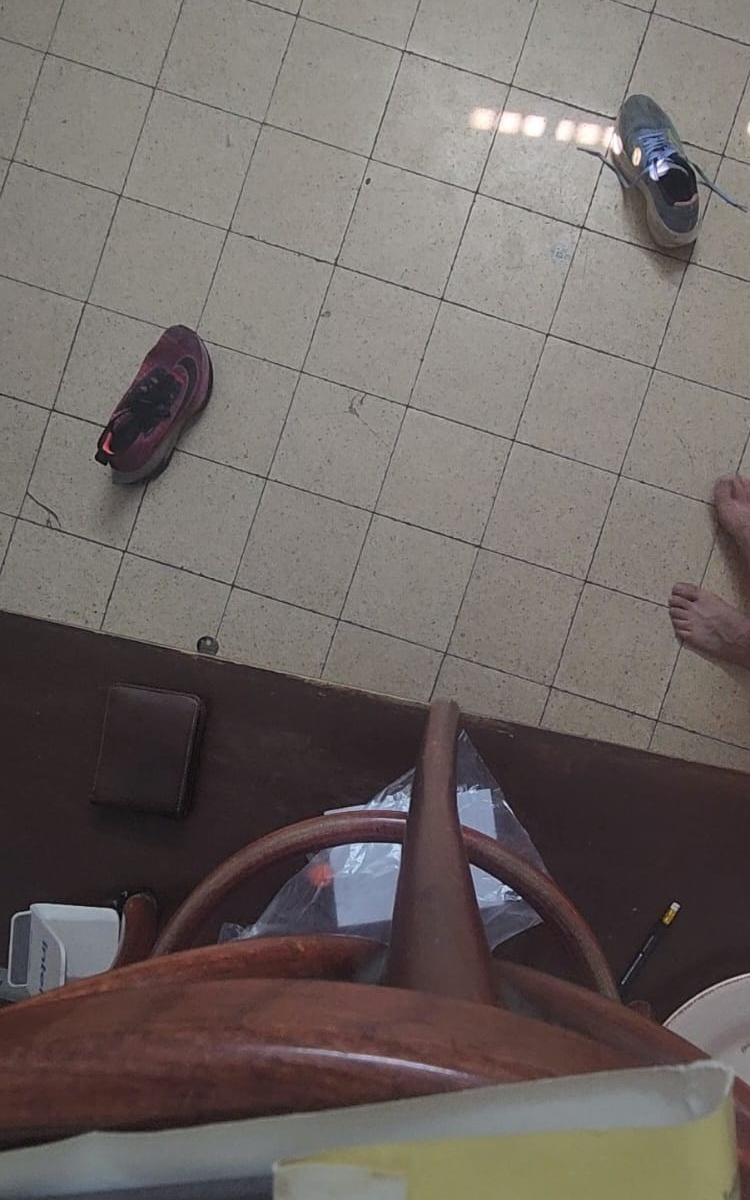
#> input picture scenes/pre_rectified_scenes/scene1_collision/a.jpeg, 750 x 1200 px, given as the content of the folder op/Yehonatan/3D/scenes/pre_rectified_scenes/scene3_collision, which was not available
$ python main.py
#> lines starting #> are read from the running program, lines starting #| are printed output that depends on the picture; after the words box and inside, x2 and y2 are one past the last pixel; in counts of white or black regions, pixels touching at a corner belong together
### cross_ratio_collision/manual_track_points.py

import cv2
import os
import numpy as np
from typing import Tuple, List


def manually_track_ships(scene_dir: str) -> tuple[np.ndarray, np.ndarray]:
    """
    For each image in the scene, let the user manually select one point for each ship.

    Args:
        scene_dir (str): Path to the folder containing the scene images (JPEG/PNG)

    Returns:
        ship_a_points (np.ndarray): Array of shape (N, 2) with tracked points for ship A
        ship_b_points (np.ndarray): Array of shape (N, 2) with tracked points for ship B
    """
    ship_a: List[tuple[int, int]] = []
    ship_b: List[tuple[int, int]] = []

    # Load and sort image files
    files = sorted([f for f in os.listdir(scene_dir)if f.lower().endswith(('.jpg', '.jpeg', '.png'))])

    for fname in files:
        img_path = os.path.join(scene_dir, fname)
        img = cv2.imread(img_path)
#> img is the input picture: shape (1200, 750, 3); mean B, G, R 100.3, 103.4, 111.5
        if img is None:
            print(f"Skipped {fname} (could not load image)")
            continue

        display_img = img.copy()
        points: List[tuple[int, int]] = []

        instructions = (
            "Click on Ship A (red), then Ship B (green). "
            "Press 'u' to undo last click, 'q' to skip image."
        )

        # [7 lines left out: function click_event, not called in this run]

        window_name = "Click on Ship A (red), then Ship B (green)"
        # Create & size the window for each image
        cv2.namedWindow(window_name, cv2.WINDOW_NORMAL)
        cv2.resizeWindow(window_name, 1200, 800)

        # Put overlay text with instructions
        overlay = display_img.copy()
        cv2.putText(overlay, instructions, (30, 40),
                    cv2.FONT_HERSHEY_SIMPLEX, 0.9, (255, 255, 255), 2, cv2.LINE_AA)
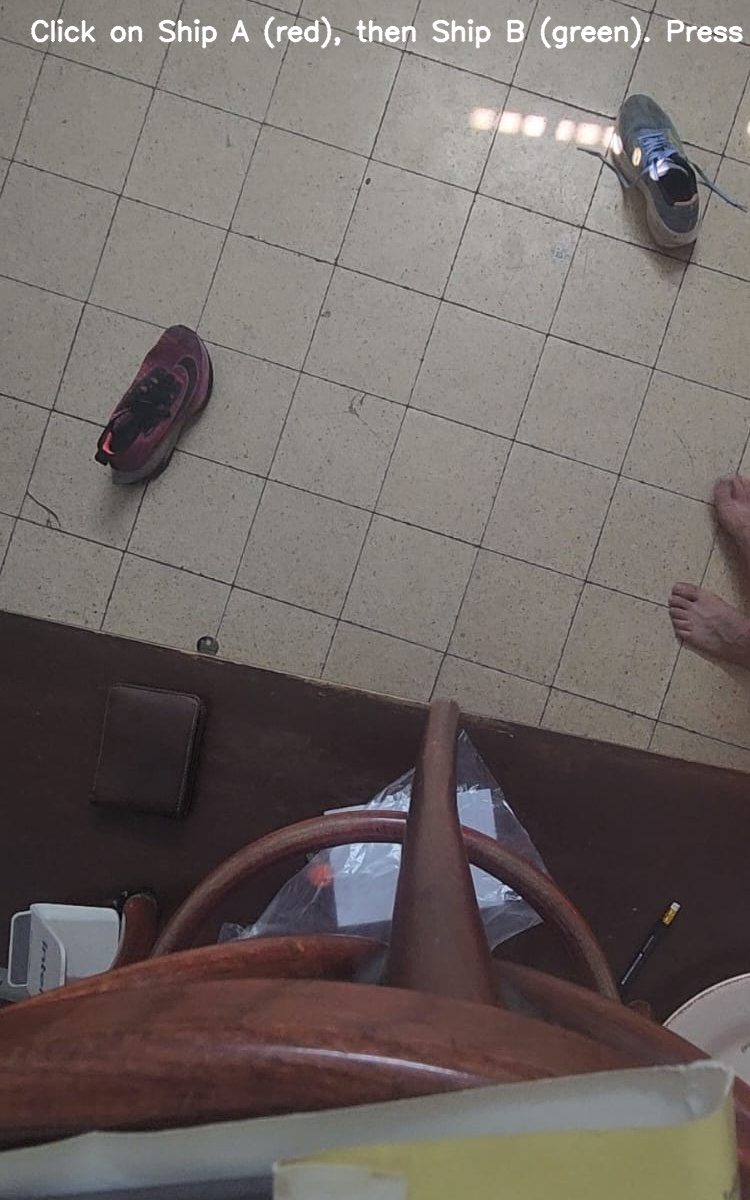
#> overlay: shape (1200, 750, 3); 0.86% of pixels changed, all inside (x1, y1, x2, y2) = (30, 16, 744, 49)
        display_img = overlay

        cv2.imshow(window_name, display_img)
        cv2.setMouseCallback(window_name, click_event)

        print(f"\n📷 {fname}: {instructions}")
        # Wait until two clicks are collected (or 'q' pressed)
        while True:
            key = cv2.waitKey(10) & 0xFF
#> (key q is pressed here)
            if key == ord('q'):
                break
            if key == ord('u'):
                if points:
                    points.pop()
                    display_img = img.copy()
                    overlay = display_img.copy()
                    cv2.putText(overlay, instructions, (30, 40),
                                cv2.FONT_HERSHEY_SIMPLEX, 0.9, (255, 255, 255), 2, cv2.LINE_AA)
                    display_img = overlay
                    for idx, (px, py) in enumerate(points):
                        color = (0, 0, 255) if idx == 0 else (0, 255, 0)
                        cv2.circle(display_img, (px, py), 6, color, -1)
                    cv2.imshow(window_name, display_img)
            if len(points) >= 2:
                break

        # Close only this window so the next one can open
        cv2.destroyWindow(window_name)

        if len(points) == 2:
            ship_a.append(points[0])
            ship_b.append(points[1])
        else:
            print(f"Skipped {fname} (need exactly 2 clicks)")

    return np.array(ship_a, dtype=float), np.array(ship_b, dtype=float)

### cross_ratio_collision/analyze_collision.py
# cross_ratio_collision/analyze_collision.py

import numpy as np
import matplotlib.pyplot as plt
from typing import Tuple, Optional, List


def analyze_collision(
    ship_a_points: np.ndarray,
    ship_b_points: np.ndarray,
    plot_path: str,
    time_threshold: float,
    cr_eps: float = 0.15,   # relative tolerance ~5–15% is typical
) -> Tuple[float, Tuple[Optional[float], Optional[float], bool], Tuple[Optional[float], Optional[float], bool], bool]:
    """
    Analyze potential collision between two moving objects (ships) using:
      1) Total Least Squares (TLS/PCA) line fit for each trajectory,
      2) Geometric line intersection as candidate meeting point P,
      3) Per-ship time-of-arrival to P via 1D linear regression along the fitted direction,
      4) Cross-Ratio (CR) stability over sliding 4-frame windows (handles N=4/5/6+),
      5) A CPA (Closest Point of Approach) fallback,
      6) Visualization with fitted lines and intersection.

    Args:
        ship_a_points: (N,2) float array of 2D points (one per frame) for Ship A.
        ship_b_points: (M,2) float array of 2D points (one per frame) for Ship B.
        plot_path: path to save the visualization (PNG).
        time_threshold: max allowed |tA - tB| (in frames) for declaring collision at P.
        cr_eps: relative tolerance for declaring CR series "stable"
                (used as % window for consistency and near-target checks).

    Returns:
        (min_time_gap, cr_a_summary, cr_b_summary, collision_flag)
          - min_time_gap (float): minimal |tA - tB| at intersection P (inf if no valid times).
          - cr_a_summary = (mean, delta, stable_flag)  # mean, range (max-min), stability over sliding windows
          - cr_b_summary = (mean, delta, stable_flag)
          - collision_flag (bool): True if intersection-based test passes, or CPA fallback triggers.

    Notes:
        * If N < 4 for a ship, CR will return (None, None, False).
        * “Stable” means: the CRs from sliding windows are mutually consistent and
          (optionally) near the theoretical 4/3 expected under constant-speed sampling.
    """

    if ship_a_points.shape[0] < 2 or ship_b_points.shape[0] < 2:
#> (the run stopped early here; a loop or call above may not have finished)

$ run again, on boat3.png
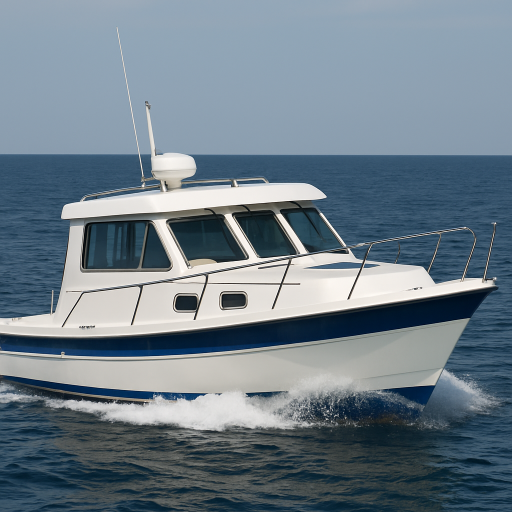
#> input picture boat3.png, 1024 x 1024 px, given as the content of the folder op/Yehonatan/3D/scenes/pre_rectified_scenes/scene3_collision, which was not available (shown at 1/2 size)
#> in manually_track_ships, img is the input picture: shape (1024, 1024, 3); mean B, G, R 136.7, 125.4, 110
#> in manually_track_ships, `cv2.putText(overlay, instructions, (30, 40), cv2.FONT_HERSHEY_SIMPLEX,..`:
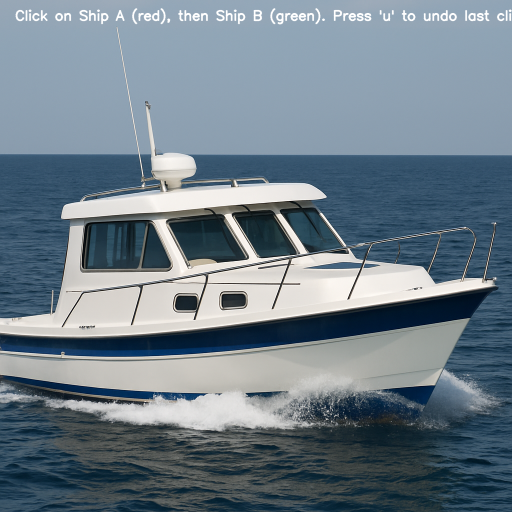
#> overlay: shape (1024, 1024, 3) (shown at 1/2 size); 0.98% of pixels changed, all inside (x1, y1, x2, y2) = (30, 16, 1024, 49)
